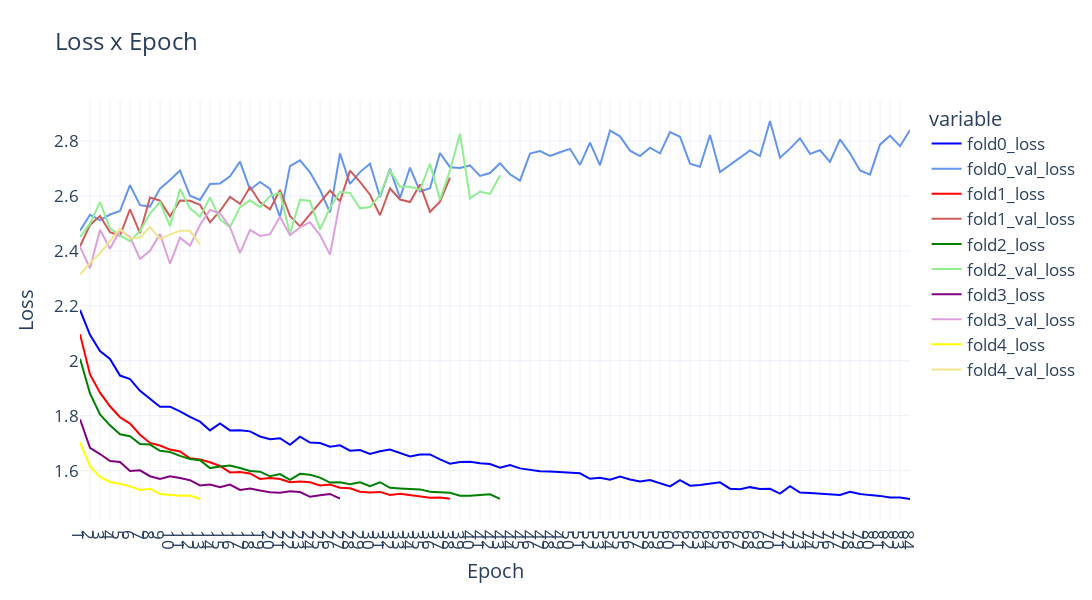

Here is the notebook cell this chart was saved with:
### Code cell
fig = px.line(y.transpose(), template = 'plotly_white', title= 'Loss x Epoch', width=1200, height=600,
        color_discrete_sequence=['Blue', 'CornflowerBlue', 'Red', 'IndianRed', 'Green', 'LightGreen', 'Purple', 'Plum', 'Yellow', 'Khaki' ])     #'LightBlue','LightPink','dodgerblue','hotpink'
fig['layout']['xaxis']['title']['text'] = 'Epoch'
fig['layout']['yaxis']['title']['text'] = 'Loss '  


fig.update_layout(font = dict(size=17))#,xaxis_range=[24,35])
fig.update_xaxes(dtick = 1)

#fig.update_traces(y = y.iloc[1],marker= dict(symbol = ('3'),size = 5,color = 'black'))
#fig.update_traces(y = y.iloc[2],marker= dict(symbol = ('4'),size = 5,color = 'red'))
fig.show()

### Figure 1 — Plotly figure (JSON) as saved in the notebook; plotly's stock layout.template omitted (floating-point values rounded to 4 significant figures)
{"data": [{"hovertemplate": "variable=fold0_loss<br>index=%{x}<br>value=%{y}<extra></extra>", "legendgroup": "fold0_loss", "line": {"color": "Blue", "dash": "solid"}, "marker": {"symbol": "circle"}, "mode": "lines", "name": "fold0_loss", "orientation": "v", "showlegend": true, "type": "scatter", "x": ["1", "2", "3", "4", "5", "6", "7", "8", "9", "10", "11", "12", "13", "14", "15", "16", "17", "18", "19", "20", "21", "22", "23", "24", "25", "26", "27", "28", "29", "30", "31", "32", "33", "34", "35", "36", "37", "38", "39", "40", "41", "42", "43", "44", "45", "46", "47", "48", "49", "50", "51", "52", "53", "54", "55", "56", "57", "58", "59", "60", "61", "62", "63", "64", "65", "66", "67", "68", "69", "70", "71", "72", "73", "74", "75", "76", "77", "78", "79", "80", "81", "82", "83", "84"], "xaxis": "x", "y": [2.185, 2.095, 2.035, 2.007, 1.946, 1.933, 1.891, 1.861, 1.833, 1.833, 1.816, 1.796, 1.778, 1.746, 1.772, 1.746, 1.747, 1.743, 1.724, 1.714, 1.718, 1.694, 1.724, 1.702, 1.7, 1.687, 1.692, 1.673, 1.675, 1.661, 1.671, 1.677, 1.665, 1.652, 1.659, 1.659, 1.641, 1.625, 1.631, 1.632, 1.626, 1.624, 1.611, 1.621, 1.608, 1.603, 1.598, 1.597, 1.595, 1.594, 1.59, 1.57, 1.574, 1.567, 1.578, 1.568, 1.56, 1.566, 1.554, 1.543, 1.566, 1.545, 1.548, 1.554, 1.558, 1.534, 1.532, 1.54, 1.534, 1.534, 1.516, 1.543, 1.52, 1.518, 1.516, 1.515, 1.512, 1.523, 1.515, 1.511, 1.508, 1.502, 1.502, 1.497], "yaxis": "y"}, {"hovertemplate": "variable=fold0_val_loss<br>index=%{x}<br>value=%{y}<extra></extra>", "legendgroup": "fold0_val_loss", "line": {"color": "CornflowerBlue", "dash": "solid"}, "marker": {"symbol": "circle"}, "mode": "lines", "name": "fold0_val_loss", "orientation": "v", "showlegend": true, "type": "scatter", "x": ["1", "2", "3", "4", "5", "6", "7", "8", "9", "10", "11", "12", "13", "14", "15", "16", "17", "18", "19", "20", "21", "22", "23", "24", "25", "26", "27", "28", "29", "30", "31", "32", "33", "34", "35", "36", "37", "38", "39", "40", "41", "42", "43", "44", "45", "46", "47", "48", "49", "50", "51", "52", "53", "54", "55", "56", "57", "58", "59", "60", "61", "62", "63", "64", "65", "66", "67", "68", "69", "70", "71", "72", "73", "74", "75", "76", "77", "78", "79", "80", "81", "82", "83", "84"], "xaxis": "x", "y": [2.474, 2.532, 2.513, 2.533, 2.545, 2.64, 2.567, 2.562, 2.627, 2.658, 2.693, 2.601, 2.586, 2.644, 2.646, 2.672, 2.725, 2.623, 2.651, 2.626, 2.523, 2.709, 2.73, 2.687, 2.623, 2.541, 2.755, 2.645, 2.687, 2.718, 2.597, 2.699, 2.593, 2.703, 2.617, 2.629, 2.757, 2.705, 2.702, 2.712, 2.673, 2.684, 2.719, 2.679, 2.656, 2.755, 2.764, 2.746, 2.76, 2.772, 2.713, 2.794, 2.712, 2.839, 2.818, 2.766, 2.746, 2.776, 2.756, 2.833, 2.816, 2.718, 2.707, 2.823, 2.688, 2.714, 2.741, 2.767, 2.746, 2.873, 2.74, 2.773, 2.81, 2.754, 2.767, 2.724, 2.806, 2.756, 2.694, 2.678, 2.787, 2.82, 2.782, 2.841], "yaxis": "y"}, {"hovertemplate": "variable=fold1_loss<br>index=%{x}<br>value=%{y}<extra></extra>", "legendgroup": "fold1_loss", "line": {"color": "Red", "dash": "solid"}, "marker": {"symbol": "circle"}, "mode": "lines", "name": "fold1_loss", "orientation": "v", "showlegend": true, "type": "scatter", "x": ["1", "2", "3", "4", "5", "6", "7", "8", "9", "10", "11", "12", "13", "14", "15", "16", "17", "18", "19", "20", "21", "22", "23", "24", "25", "26", "27", "28", "29", "30", "31", "32", "33", "34", "35", "36", "37", "38", "39", "40", "41", "42", "43", "44", "45", "46", "47", "48", "49", "50", "51", "52", "53", "54", "55", "56", "57", "58", "59", "60", "61", "62", "63", "64", "65", "66", "67", "68", "69", "70", "71", "72", "73", "74", "75", "76", "77", "78", "79", "80", "81", "82", "83", "84"], "xaxis": "x", "y": [2.097, 1.951, 1.884, 1.835, 1.795, 1.771, 1.731, 1.701, 1.692, 1.677, 1.67, 1.645, 1.64, 1.631, 1.617, 1.594, 1.595, 1.59, 1.57, 1.574, 1.569, 1.558, 1.561, 1.558, 1.546, 1.549, 1.538, 1.536, 1.523, 1.52, 1.522, 1.511, 1.516, 1.51, 1.504, 1.501, 1.502, 1.497, null, null, null, null, null, null, null, null, null, null, null, null, null, null, null, null, null, null, null, null, null, null, null, null, null, null, null, null, null, null, null, null, null, null, null, null, null, null, null, null, null, null, null, null, null, null], "yaxis": "y"}, {"hovertemplate": "variable=fold1_val_loss<br>index=%{x}<br>value=%{y}<extra></extra>", "legendgroup": "fold1_val_loss", "line": {"color": "IndianRed", "dash": "solid"}, "marker": {"symbol": "circle"}, "mode": "lines", "name": "fold1_val_loss", "orientation": "v", "showlegend": true, "type": "scatter", "x": ["1", "2", "3", "4", "5", "6", "7", "8", "9", "10", "11", "12", "13", "14", "15", "16", "17", "18", "19", "20", "21", "22", "23", "24", "25", "26", "27", "28", "29", "30", "31", "32", "33", "34", "35", "36", "37", "38", "39", "40", "41", "42", "43", "44", "45", "46", "47", "48", "49", "50", "51", "52", "53", "54", "55", "56", "57", "58", "59", "60", "61", "62", "63", "64", "65", "66", "67", "68", "69", "70", "71", "72", "73", "74", "75", "76", "77", "78", "79", "80", "81", "82", "83", "84"], "xaxis": "x", "y": [2.416, 2.495, 2.528, 2.469, 2.456, 2.552, 2.465, 2.595, 2.583, 2.526, 2.584, 2.583, 2.568, 2.504, 2.546, 2.597, 2.571, 2.633, 2.577, 2.552, 2.622, 2.527, 2.49, 2.533, 2.573, 2.62, 2.581, 2.693, 2.652, 2.605, 2.53, 2.628, 2.587, 2.578, 2.642, 2.543, 2.58, 2.667, null, null, null, null, null, null, null, null, null, null, null, null, null, null, null, null, null, null, null, null, null, null, null, null, null, null, null, null, null, null, null, null, null, null, null, null, null, null, null, null, null, null, null, null, null, null], "yaxis": "y"}, {"hovertemplate": "variable=fold2_loss<br>index=%{x}<br>value=%{y}<extra></extra>", "legendgroup": "fold2_loss", "line": {"color": "Green", "dash": "solid"}, "marker": {"symbol": "circle"}, "mode": "lines", "name": "fold2_loss", "orientation": "v", "showlegend": true, "type": "scatter", "x": ["1", "2", "3", "4", "5", "6", "7", "8", "9", "10", "11", "12", "13", "14", "15", "16", "17", "18", "19", "20", "21", "22", "23", "24", "25", "26", "27", "28", "29", "30", "31", "32", "33", "34", "35", "36", "37", "38", "39", "40", "41", "42", "43", "44", "45", "46", "47", "48", "49", "50", "51", "52", "53", "54", "55", "56", "57", "58", "59", "60", "61", "62", "63", "64", "65", "66", "67", "68", "69", "70", "71", "72", "73", "74", "75", "76", "77", "78", "79", "80", "81", "82", "83", "84"], "xaxis": "x", "y": [2.007, 1.881, 1.805, 1.765, 1.733, 1.725, 1.697, 1.695, 1.672, 1.668, 1.654, 1.642, 1.638, 1.609, 1.615, 1.619, 1.609, 1.599, 1.596, 1.579, 1.587, 1.566, 1.588, 1.585, 1.574, 1.557, 1.558, 1.55, 1.558, 1.543, 1.558, 1.537, 1.535, 1.534, 1.532, 1.523, 1.522, 1.52, 1.509, 1.508, 1.511, 1.514, 1.497, null, null, null, null, null, null, null, null, null, null, null, null, null, null, null, null, null, null, null, null, null, null, null, null, null, null, null, null, null, null, null, null, null, null, null, null, null, null, null, null, null], "yaxis": "y"}, {"hovertemplate": "variable=fold2_val_loss<br>index=%{x}<br>value=%{y}<extra></extra>", "legendgroup": "fold2_val_loss", "line": {"color": "LightGreen", "dash": "solid"}, "marker": {"symbol": "circle"}, "mode": "lines", "name": "fold2_val_loss", "orientation": "v", "showlegend": true, "type": "scatter", "x": ["1", "2", "3", "4", "5", "6", "7", "8", "9", "10", "11", "12", "13", "14", "15", "16", "17", "18", "19", "20", "21", "22", "23", "24", "25", "26", "27", "28", "29", "30", "31", "32", "33", "34", "35", "36", "37", "38", "39", "40", "41", "42", "43", "44", "45", "46", "47", "48", "49", "50", "51", "52", "53", "54", "55", "56", "57", "58", "59", "60", "61", "62", "63", "64", "65", "66", "67", "68", "69", "70", "71", "72", "73", "74", "75", "76", "77", "78", "79", "80", "81", "82", "83", "84"], "xaxis": "x", "y": [2.451, 2.499, 2.578, 2.483, 2.457, 2.436, 2.473, 2.536, 2.578, 2.491, 2.626, 2.555, 2.525, 2.595, 2.516, 2.487, 2.56, 2.585, 2.559, 2.6, 2.612, 2.462, 2.587, 2.582, 2.478, 2.557, 2.616, 2.611, 2.555, 2.56, 2.604, 2.694, 2.634, 2.634, 2.623, 2.718, 2.587, 2.694, 2.827, 2.591, 2.617, 2.608, 2.675, null, null, null, null, null, null, null, null, null, null, null, null, null, null, null, null, null, null, null, null, null, null, null, null, null, null, null, null, null, null, null, null, null, null, null, null, null, null, null, null, null], "yaxis": "y"}, {"hovertemplate": "variable=fold3_loss<br>index=%{x}<br>value=%{y}<extra></extra>", "legendgroup": "fold3_loss", "line": {"color": "Purple", "dash": "solid"}, "marker": {"symbol": "circle"}, "mode": "lines", "name": "fold3_loss", "orientation": "v", "showlegend": true, "type": "scatter", "x": ["1", "2", "3", "4", "5", "6", "7", "8", "9", "10", "11", "12", "13", "14", "15", "16", "17", "18", "19", "20", "21", "22", "23", "24", "25", "26", "27", "28", "29", "30", "31", "32", "33", "34", "35", "36", "37", "38", "39", "40", "41", "42", "43", "44", "45", "46", "47", "48", "49", "50", "51", "52", "53", "54", "55", "56", "57", "58", "59", "60", "61", "62", "63", "64", "65", "66", "67", "68", "69", "70", "71", "72", "73", "74", "75", "76", "77", "78", "79", "80", "81", "82", "83", "84"], "xaxis": "x", "y": [1.787, 1.683, 1.66, 1.635, 1.631, 1.599, 1.601, 1.58, 1.57, 1.579, 1.573, 1.565, 1.546, 1.55, 1.539, 1.549, 1.53, 1.535, 1.527, 1.522, 1.519, 1.525, 1.522, 1.505, 1.51, 1.515, 1.498, null, null, null, null, null, null, null, null, null, null, null, null, null, null, null, null, null, null, null, null, null, null, null, null, null, null, null, null, null, null, null, null, null, null, null, null, null, null, null, null, null, null, null, null, null, null, null, null, null, null, null, null, null, null, null, null, null], "yaxis": "y"}, {"hovertemplate": "variable=fold3_val_loss<br>index=%{x}<br>value=%{y}<extra></extra>", "legendgroup": "fold3_val_loss", "line": {"color": "Plum", "dash": "solid"}, "marker": {"symbol": "circle"}, "mode": "lines", "name": "fold3_val_loss", "orientation": "v", "showlegend": true, "type": "scatter", "x": ["1", "2", "3", "4", "5", "6", "7", "8", "9", "10", "11", "12", "13", "14", "15", "16", "17", "18", "19", "20", "21", "22", "23", "24", "25", "26", "27", "28", "29", "30", "31", "32", "33", "34", "35", "36", "37", "38", "39", "40", "41", "42", "43", "44", "45", "46", "47", "48", "49", "50", "51", "52", "53", "54", "55", "56", "57", "58", "59", "60", "61", "62", "63", "64", "65", "66", "67", "68", "69", "70", "71", "72", "73", "74", "75", "76", "77", "78", "79", "80", "81", "82", "83", "84"], "xaxis": "x", "y": [2.416, 2.337, 2.478, 2.408, 2.475, 2.452, 2.371, 2.4, 2.462, 2.354, 2.449, 2.42, 2.495, 2.55, 2.537, 2.488, 2.392, 2.477, 2.455, 2.461, 2.525, 2.457, 2.486, 2.505, 2.458, 2.387, 2.581, null, null, null, null, null, null, null, null, null, null, null, null, null, null, null, null, null, null, null, null, null, null, null, null, null, null, null, null, null, null, null, null, null, null, null, null, null, null, null, null, null, null, null, null, null, null, null, null, null, null, null, null, null, null, null, null, null], "yaxis": "y"}, {"hovertemplate": "variable=fold4_loss<br>index=%{x}<br>value=%{y}<extra></extra>", "legendgroup": "fold4_loss", "line": {"color": "Yellow", "dash": "solid"}, "marker": {"symbol": "circle"}, "mode": "lines", "name": "fold4_loss", "orientation": "v", "showlegend": true, "type": "scatter", "x": ["1", "2", "3", "4", "5", "6", "7", "8", "9", "10", "11", "12", "13", "14", "15", "16", "17", "18", "19", "20", "21", "22", "23", "24", "25", "26", "27", "28", "29", "30", "31", "32", "33", "34", "35", "36", "37", "38", "39", "40", "41", "42", "43", "44", "45", "46", "47", "48", "49", "50", "51", "52", "53", "54", "55", "56", "57", "58", "59", "60", "61", "62", "63", "64", "65", "66", "67", "68", "69", "70", "71", "72", "73", "74", "75", "76", "77", "78", "79", "80", "81", "82", "83", "84"], "xaxis": "x", "y": [1.703, 1.616, 1.577, 1.559, 1.552, 1.543, 1.529, 1.534, 1.515, 1.511, 1.508, 1.509, 1.497, null, null, null, null, null, null, null, null, null, null, null, null, null, null, null, null, null, null, null, null, null, null, null, null, null, null, null, null, null, null, null, null, null, null, null, null, null, null, null, null, null, null, null, null, null, null, null, null, null, null, null, null, null, null, null, null, null, null, null, null, null, null, null, null, null, null, null, null, null, null, null], "yaxis": "y"}, {"hovertemplate": "variable=fold4_val_loss<br>index=%{x}<br>value=%{y}<extra></extra>", "legendgroup": "fold4_val_loss", "line": {"color": "Khaki", "dash": "solid"}, "marker": {"symbol": "circle"}, "mode": "lines", "name": "fold4_val_loss", "orientation": "v", "showlegend": true, "type": "scatter", "x": ["1", "2", "3", "4", "5", "6", "7", "8", "9", "10", "11", "12", "13", "14", "15", "16", "17", "18", "19", "20", "21", "22", "23", "24", "25", "26", "27", "28", "29", "30", "31", "32", "33", "34", "35", "36", "37", "38", "39", "40", "41", "42", "43", "44", "45", "46", "47", "48", "49", "50", "51", "52", "53", "54", "55", "56", "57", "58", "59", "60", "61", "62", "63", "64", "65", "66", "67", "68", "69", "70", "71", "72", "73", "74", "75", "76", "77", "78", "79", "80", "81", "82", "83", "84"], "xaxis": "x", "y": [2.314, 2.357, 2.392, 2.437, 2.481, 2.445, 2.449, 2.488, 2.443, 2.46, 2.474, 2.474, 2.423, null, null, null, null, null, null, null, null, null, null, null, null, null, null, null, null, null, null, null, null, null, null, null, null, null, null, null, null, null, null, null, null, null, null, null, null, null, null, null, null, null, null, null, null, null, null, null, null, null, null, null, null, null, null, null, null, null, null, null, null, null, null, null, null, null, null, null, null, null, null, null], "yaxis": "y"}], "layout": {"font": {"size": 17}, "height": 600, "legend": {"title": {"text": "variable"}, "tracegroupgap": 0}, "title": {"text": "Loss x Epoch"}, "width": 1200, "xaxis": {"anchor": "y", "domain": [0, 1], "dtick": 1, "title": {"text": "Epoch"}}, "yaxis": {"anchor": "x", "domain": [0, 1], "title": {"text": "Loss "}}}}
